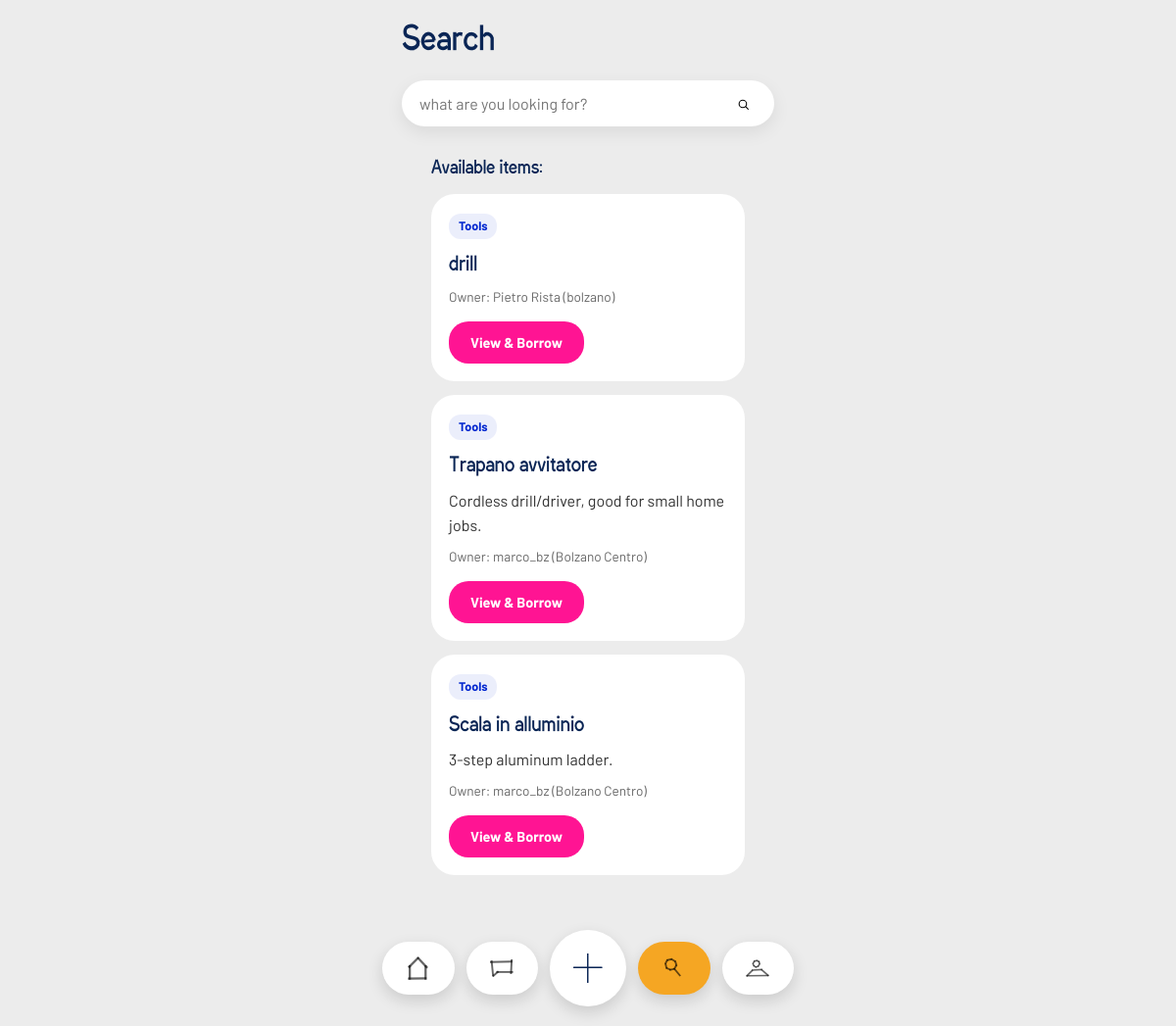
/search?category=Tools (signed in), run on the app's committed database.
### tables this page shows
CREATE TABLE items (
            id INTEGER PRIMARY KEY AUTOINCREMENT,
            name TEXT NOT NULL,
            description TEXT,
            owner_id INTEGER NOT NULL,
            status TEXT DEFAULT 'available',
            keywords TEXT, category TEXT, photo TEXT,
            FOREIGN KEY (owner_id) REFERENCES "users_old" (id)
        );

CREATE TABLE users (
                id INTEGER PRIMARY KEY AUTOINCREMENT,
                username TEXT UNIQUE NOT NULL,
                email TEXT UNIQUE,
                password TEXT NOT NULL,
                location TEXT,
                categories TEXT
            , photo TEXT, latitude REAL, longitude REAL);

### app.py (the view, shortened to what this page needs)
@app.route('/search', methods=['GET', 'POST'])
def search():
    if 'user_id' not in session:
        return redirect(url_for('login'))
    query = request.args.get('q', '')
    category = request.args.get('category', '')
    categories = [c['name'] for c in EXPLORE_CATEGORIES]
    if not query and not category:
        return render_template('search.html', items=[], query='', message='Enter an item name to search', categories=categories)
    conn = get_db_connection()
    cursor = conn.cursor()
    cursor.execute('SELECT location, latitude, longitude FROM users WHERE id = ?', (session['user_id'],))
    user = cursor.fetchone()
    user_location = user['location'] if user else ''
    user_lat = user['latitude'] if user else None
    user_lon = user['longitude'] if user else None
    conditions = ["i.status = 'available'", "i.owner_id != ?"]
    params = [user_lat, user_lon, session['user_id']]
    if query:
        conditions.append('i.name LIKE ?')
        params.append(f'%{query}%')
    if category:
        conditions.append('i.category = ?')
        params.append(category)
    params.extend([user_location, f'%{user_location}%'])
    cursor.execute(f'''
        SELECT i.*, u.username as owner, u.location as owner_location,
               distance_km(?, ?, u.latitude, u.longitude) as distance
        FROM items i
        JOIN users u ON i.owner_id = u.id
        WHERE {' AND '.join(conditions)}
        ORDER BY
            CASE WHEN distance IS NULL THEN 1 ELSE 0 END,
            distance,
            CASE WHEN u.location = ? THEN 0
                 WHEN u.location LIKE ? THEN 1
                 ELSE 2 END
    ''', params)
    items = cursor.fetchall()
    conn.close()
    return render_template('search.html', items=items, query=query, category=category, categories=categories)

### app.py (called while the page is built, shortened)
@app.url_defaults
def add_static_file_version(endpoint, values):
    if endpoint != 'static' or 'filename' not in values:
        return
    filepath = os.path.join(app.static_folder, values['filename'])
    if os.path.exists(filepath):
        values['v'] = int(os.path.getmtime(filepath))

def haversine_km(lat1, lon1, lat2, lon2):
    if lat1 is None or lon1 is None or lat2 is None or lon2 is None:
        return None

def get_db_connection():
    conn = sqlite3.connect(DATABASE)
    conn.row_factory = sqlite3.Row
    conn.create_function('distance_km', 4, haversine_km)
    return conn

@app.context_processor
def inject_current_user_photo():
    if 'user_id' not in session:
        return {'current_user_photo': None}
    conn = get_db_connection()
    cursor = conn.cursor()
    cursor.execute('SELECT photo FROM users WHERE id = ?', (session['user_id'],))
    row = cursor.fetchone()
    conn.close()
    return {'current_user_photo': row['photo'] if row else None}

### templates/search.html (shortened to what this page needs)
<!DOCTYPE html>
<html lang="en">
<head>
    <link rel="stylesheet" href="{{ url_for('static', filename='style.css') }}">
</head>
<body class="dashboard-page">
    <div class="container dashboard-mobile">
        <header class="dashboard-header">
            <h1 class="welcome">Search</h1>
            <form class="search-form-mobile" action="{{ url_for('search') }}" method="GET" autocomplete="off" data-live-search>
                <div class="search-bar-wrapper">
                    <input type="text" name="q" value="{{ query }}" placeholder="what are you looking for?" aria-label="search">
                    <button type="submit" class="search-btn" aria-label="Search">
                        <span class="icon icon-search" aria-hidden="true"></span>
                    </button>
                </div>
            </form>
        </header>
        <main>
            <section class="pending-section">
                {% if query or category %}
                    {% if items %}
                    <h2 class="section-title">Available items:</h2>
                    {% for item in items %}
                    <div class="search-result-card">
                        <span class="category-tag">{{ item.category }}</span>
                        <h3>{{ item.name }}</h3>
                        {% if item.description %}
                        <p>{{ item.description }}</p>
                        {% endif %}
                        <p class="owner-line">Owner: {{ item.owner }} ({{ item.owner_location }})</p>
                        <a href="{{ url_for('item_detail', item_id=item.id) }}" class="btn-view">View &amp; Borrow</a>
                    </div>
                    {% endfor %}
                    {% endif %}
                {% else %}
                <p class="search-prompt">Select a category or enter a search term to find items near you</p>
                {% endif %}
            </section>
        </main>
        {% include 'footer_nav.html' %}
    </div>
</body>
</html>

### static/style.css (style rules this page uses)
:root { --font-primary: 'Apfel Grotezk Mittel', 'Barlow', sans-serif; --font-secondary: 'Barlow', sans-serif; --font-heading: 'GapSans Bold', 'Apfel Grotezk Mittel', sans-serif; --primary-color: #0026CF; --secondary-color: #ff1493;; --background-color: #ececec; --card-background: #ffffff; --text-color: #333333; --text-light: #666666; --success-color: #7ed321; --error-color: #d0021b; --warning-color: #f5a623; --border-radius: 12px; --shadow: 0 4px 12px rgba(0, 0, 0, 0.1); }
* { margin: 0; padding: 0; box-sizing: border-box; }
h1, h2, h3, h4, h5, h6 { font-family: var(--font-heading); }
html { overflow-x: hidden; }
body { font-family: var(--font-primary); background-color: #ececec; color: var(--text-color); line-height: 1.6; max-width: 420px; margin: 0 auto; width: 100%; padding-bottom: 90px; overflow-x: hidden; }
.container { max-width: 420px; margin: 0 auto; padding: 20px; }
header { text-align: center; margin-bottom: 40px; }
header h1 { font-size: 3rem; color: var(--primary-color); margin-bottom: 10px; }
main { background-color: var(--card-background); border-radius: var(--border-radius); padding: 30px; padding-top:10px; box-shadow: var(--shadow); margin-top:10px; }
h2 { color: var(--primary-color); margin-bottom: 20px; font-size: 1.8rem; }
input[type="text"], input[type="password"], textarea { width: 100%; padding: 12px 15px; border: 2px solid #e0e0e0; border-radius: 8px; font-size: 1rem; font-family: var(--font-secondary); transition: border-color 0.2s; }
.icon { display: inline-flex; width: 1.4rem; height: 1.4rem; align-items: center; justify-content: center; background-repeat: no-repeat; background-position: center; background-size: 70%; }
.dashboard-header { position: relative; display: flex; flex-direction: column; gap: 14px; align-items: stretch; margin-bottom: 10px; }
.dashboard-header .welcome { font-size: 2rem; text-align: left; line-height: 1.2; color: #0a2555; text-transform: none; }
.search-form-mobile { display: flex; gap: 8px; align-items: center; text-decoration: none; cursor: pointer; width: 100%; }
.search-form-mobile .search-bar-wrapper { position: relative; width: 100%; display: block; }
.search-form-mobile input, .search-form-mobile .search-bar-fake { width: 100%; padding: 14px 18px 14px 18px; padding-right: 56px; border-radius: 999px; font-size: 1rem; background: white; box-shadow: 0 6px 18px rgba(0,0,0,0.08); border: none; outline: none; box-sizing: border-box; }
.search-form-mobile .search-btn { position: absolute; right: 16px; top: 50%; transform: translateY(-50%); width: 32px; height: 32px; padding: 0; border: none; background: transparent; color: #767676; display: flex; align-items: center; justify-content: center; z-index: 2; line-height: 0; }
.search-form-mobile .search-btn .icon { width: 18px; height: 18px; color: currentColor; }
.category-tag { display: inline-block; background: rgba(0, 38, 204, 0.08); color: #0026CF; font-size: 0.78rem; font-weight: 700; padding: 3px 10px; border-radius: 12px; margin-bottom: 10px; }
.categories-section .section-title, .pending-section .section-title { font-size: 1.1rem; color: #0a2555; margin: 8px 0 12px 0; }
.dashboard-mobile main { background-color: transparent; box-shadow: none; }

### templates/search.html (style rules this page uses)
.search-result-card { background: white; border-radius: 24px; padding: 18px; margin-bottom: 14px; }
.search-result-card h3 { color: #0a2555; font-size: 1.2rem; margin-bottom: 8px; }
.search-result-card p { color: #333333; font-family: var(--font-secondary); letter-spacing: normal; margin-bottom: 8px; }
.search-result-card .owner-line { color: #666666; font-family: var(--font-secondary); letter-spacing: normal; font-size: 0.85rem; margin-bottom: 14px; }
.btn-view { display: inline-block; padding: 10px 22px; background: #ff1493; color: white; border: none; border-radius: 20px; font-weight: 700; font-size: 0.9rem; font-family: var(--font-secondary); text-decoration: none; cursor: pointer; }

### data on the page
items: category "Tools", name "drill", owner "Pietro Rista", owner_location "bolzano"
items: category "Tools", name "Trapano avvitatore", description "Cordless drill/driver, good for small home jobs.", owner "marco_bz", owner_location "Bolzano Centro"
items: category "Tools", name "Scala in alluminio", description "3-step aluminum ladder.", owner "marco_bz", owner_location "Bolzano Centro"
